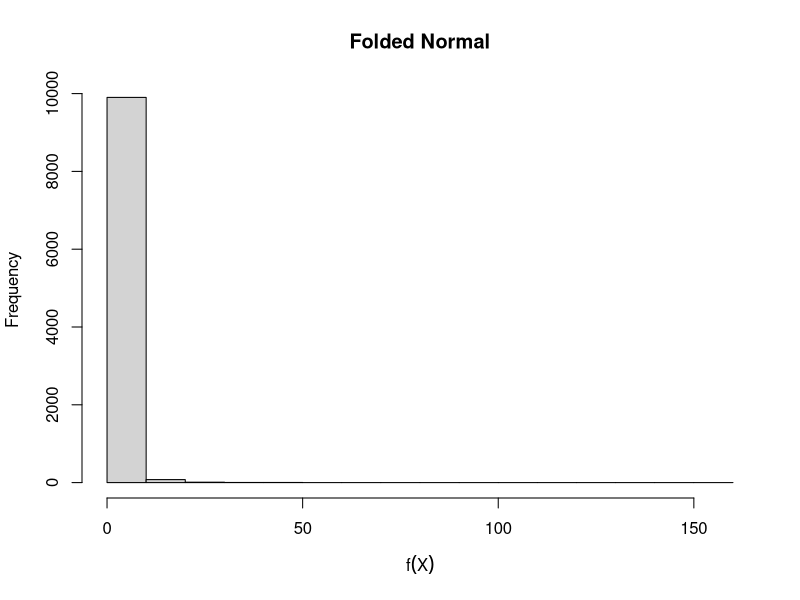
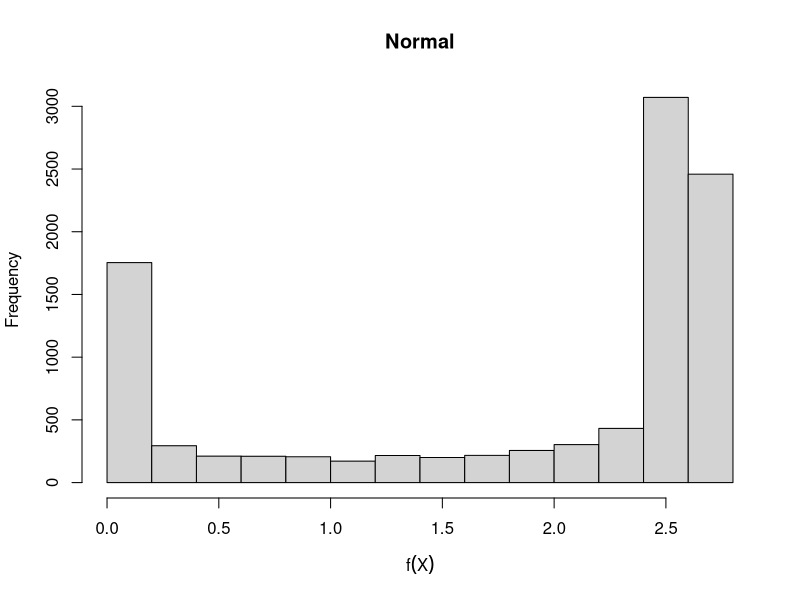
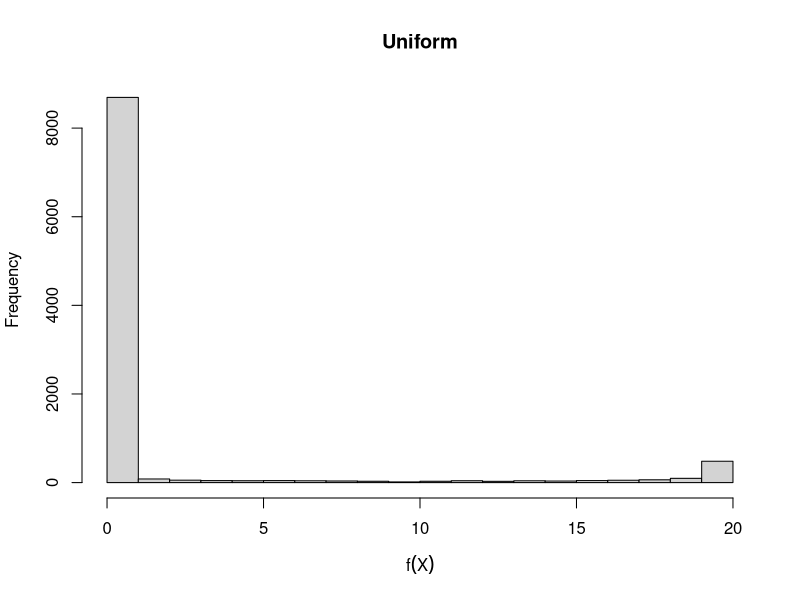

These charts were generated, in order, by the following R code:
## ---- chunk 1
knitr::opts_chunk$set(cache=TRUE)
library(xtable)
# define target functions for MC estimate
mc1 <- function(x){
  # folded normal target
  return(sqrt(2*pi/abs(x)))
}

mc2 <- function(x){
  # normal target
  exp(-x^4)/dnorm(x)
}

mc3 <- function(x){
  # uniform target
  return(20*exp(-x^4))
}
mcSE <- function(values){
  # this function calculates the standard error
  # of an MC estimate with target function values
  # eg values should be vector of f(x_i)
  return(sqrt(var(values)/length(values)))
}
# folded normal
draws <- rnorm(10000)
values <- sapply(draws,mc1)
# normal
draws2 <- rnorm(10000)
values2 <- sapply(draws2,mc2)
# uniform
draws3 <- runif(10000,min=-10,max=10)
values3 <- sapply(draws3,mc3)
# plot histograms
pdf(file="mc1hist.pdf")
hist(values*2^(-5/4), xlab = expression(f(X)),
     main = "Folded Normal")
dev.off()
pdf(file="mc2hist.pdf")
hist(values2, xlab = expression(f(X)),
     main = "Normal")
dev.off()
pdf(file="mc3hist.pdf")
hist(values3, xlab = expression(f(X)),
     main = "Uniform")
dev.off()
# put results in a data frame and display with xtable
mc.mean <- mean(values)*2^(-5/4)
mc.sd<- 2^(-10/4)*sd(values)/sqrt(length(values))
means <- c(gamma(1/4)/2,mc.mean,mean(values2),mean(values3))
SEs <- c(NA, mcSE(values),mcSE(values2),mcSE(values3))
mc.df <- data.frame(Mean = means, SE = SEs, 
                    row.names = c("True value", "row.names
                                  Normal", "Full Normal",  
                                  "Truncated Uniform"))
xtable(mc.df)
